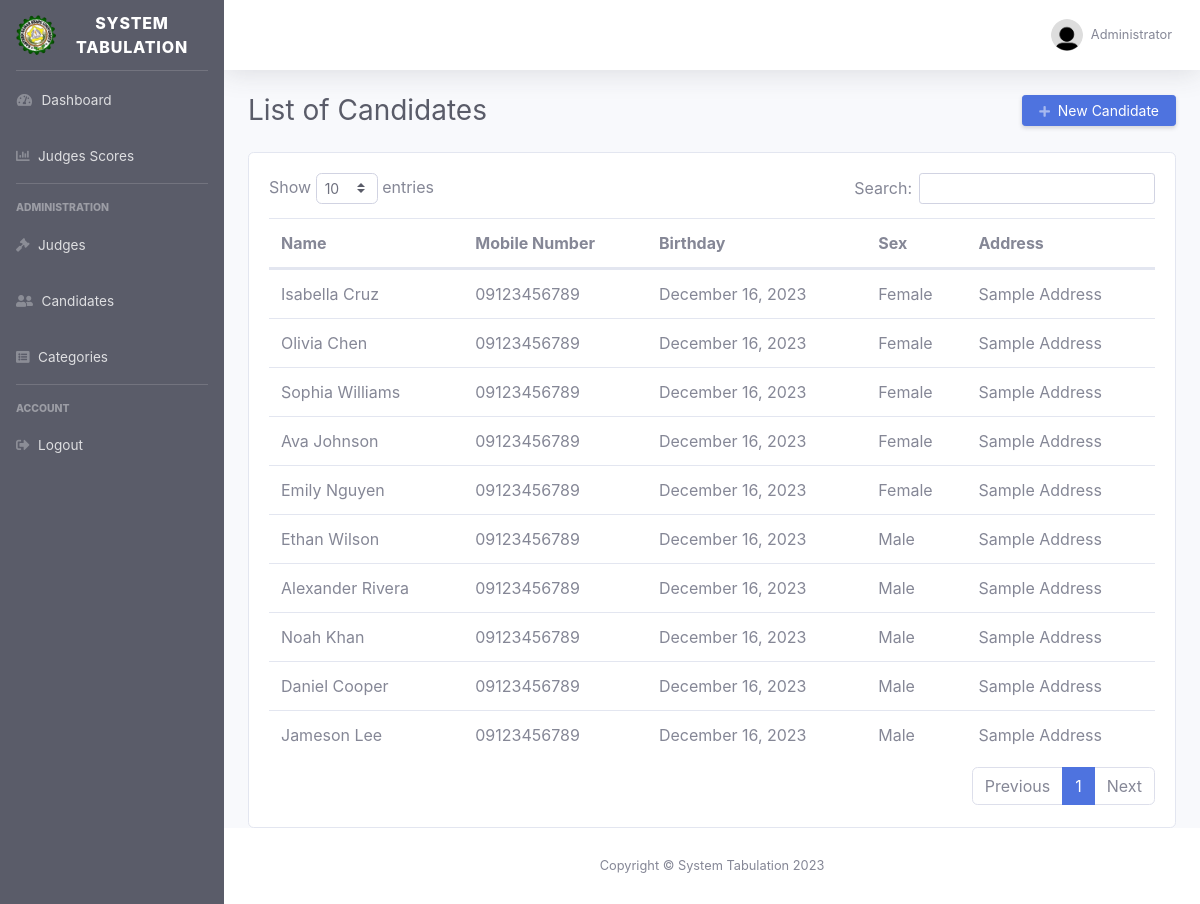
Page /candidates.php (signed in) on the committed database.
### tables this page shows
CREATE TABLE `tbl_info_users` (
  `id` int(11) NOT NULL,
  `name` varchar(30) NOT NULL,
  `username` varchar(30) NOT NULL,
  `password` varchar(100) NOT NULL,
  `user_type` varchar(10) NOT NULL
);

CREATE TABLE `tbl_info_candidates` (
  `id` int(11) NOT NULL,
  `name` varchar(30) NOT NULL,
  `mobile_number` varchar(11) NOT NULL,
  `birthday` varchar(10) NOT NULL,
  `sex` varchar(6) NOT NULL,
  `address` text NOT NULL
);

### model.php (called while the page is built, shortened)
<?php
class Model
{
    function __construct()
    {
        $servername = "localhost";
        $username = "root";
        $password = "";
        $database = "system_tabulation";
        $mysqli = new mysqli($servername, $username, $password, $database);
        $this->mysqli = $mysqli;
    }
    function mod_get_userdata($id)
    {
        $query = "SELECT * FROM `tbl_info_users` WHERE `id` = '" . $id . "'";
        $query_result = $this->mysqli->query($query);
        if ($query_result) {
            $results = array();
            while ($row = $query_result->fetch_assoc()) {
                $results[] = (object) $row;
            }
            return $results;
        } else {
            return null;
        }
    }
    function mod_get_candidate_data()
    {
        $query = "SELECT * FROM `tbl_info_candidates`";
        $query_result = $this->mysqli->query($query);
        if ($query_result) {
            $results = array();
            while ($row = $query_result->fetch_assoc()) {
                $results[] = (object) $row;
            }
            return $results;
        } else {
            return null;
        }
    }
}

### candidates.php (the view, shortened to what this page needs)
<?php include_once "header.php" ?>
<div class="container-fluid">
    <div class="d-sm-flex align-items-center justify-content-between mb-4">
        <h1 class="h3 mb-0 text-gray-800">List of Candidates</h1>
        <a href="#" class="d-none d-sm-inline-block btn btn-sm btn-primary shadow-sm px-3" data-toggle="modal" data-target="#new_candidate_modal">
            <i class="fas fa-plus fa-sm text-white-50 mr-1"></i>
            New Candidate
        </a>
    </div>
    <div class="row">
        <div class="col-lg-12">
            <div class="card">
                <div class="card-body">
                    <table class="table table-hover datatable">
                        <thead>
                            <tr>
                                <th>Name</th>
                                <th>Mobile Number</th>
                                <th>Birthday</th>
                                <th>Sex</th>
                                <th>Address</th>
                            </tr>
                        </thead>
                        <tbody>
                            <?php $candidates = $model->mod_get_candidate_data() ?>
                            <?php if ($candidates) : ?>
                                <?php foreach ($candidates as $candidate) : ?>
                                    <tr>
                                        <td><?= $candidate->name ?></td>
                                        <td><?= $candidate->mobile_number ?></td>
                                        <td><?= date("F j, Y", strtotime($candidate->birthday)) ?></td>
                                        <td><?= $candidate->sex ?></td>
                                        <td><?= $candidate->address ?></td>
                                    </tr>
                                <?php endforeach ?>
                            <?php endif ?>
                        </tbody>
                    </table>
                </div>
            </div>
        </div>
    </div>
</div>
<?php include_once "footer.php" ?>

### header.php (shortened to what this page needs)
<?php
require_once "model.php";
$model = new Model();
$userdata = $model->mod_get_userdata($_SESSION["id"]);
?>
<!DOCTYPE html>
<html lang="en">
<head>
    <link href="./dist/vendor/fontawesome-free/css/all.min.css" rel="stylesheet">
    <link href="./dist/css/sb-admin-2.min.css" rel="stylesheet">
    <link href="./dist/vendor/datatables/dataTables.bootstrap4.min.css" rel="stylesheet">
    <link href="./dist/css/style.css" rel="stylesheet">
</head>
<body id="page-top">
    <div id="wrapper">
        <ul class="navbar-nav bg-dark sidebar sidebar-dark accordion" id="accordionSidebar">
            <a class="sidebar-brand d-flex align-items-center justify-content-center" href="./">
                <div class="sidebar-brand-icon rotate-n-15">
                    <img src="./dist/img/logo-transparent.png" alt="logo" class="rounded-circle" style="width: 40px; height: 40px;">
                </div>
                <div class="sidebar-brand-text mx-3">System Tabulation</div>
            </a>
            <hr class="sidebar-divider my-0">
            <?php if ($_SESSION["user_type"] == "admin") : ?>
                <li class="nav-item <?= $_SESSION["current_tab"] == " - Dashboard" ? "active" : null ?>">
                    <a class="nav-link" href="javascript:void(0)" id="btn_dashboard">
                        <i class="fas fa-fw fa-tachometer-alt"></i>
                        <span>Dashboard</span>
                    </a>
                </li>
                <li class="nav-item <?= $_SESSION["current_tab"] == " - List of Judges Scores" ? "active" : null ?>">
                    <a class="nav-link" href="javascript:void(0)" id="btn_judges_scores">
                        <i class="fas fa-chart-bar"></i>
                        <span>Judges Scores</span>
                    </a>
                </li>
            <?php endif ?>
            <?php if ($_SESSION["user_type"] == "admin") : ?>
                <hr class="sidebar-divider">
                <div class="sidebar-heading">
                    Administration
                </div>
                <li class="nav-item <?= $_SESSION["current_tab"] == " - List of Judges" ? "active" : null ?>">
                    <a class="nav-link" href="javascript:void(0)" id="btn_manage_judges">
                        <i class="fas fa-gavel"></i>
                        <span>Judges</span>
                    </a>
                </li>
                <li class="nav-item <?= $_SESSION["current_tab"] == " - List of Candidates" ? "active" : null ?>">
                    <a class="nav-link" href="javascript:void(0)" id="btn_manage_candidates">
                        <i class="fas fa-user-friends"></i>
                        <span>Candidates</span>
                    </a>
                </li>
                <li class="nav-item <?= $_SESSION["current_tab"] == " - List of Categories" ? "active" : null ?>">
                    <a class="nav-link" href="javascript:void(0)" id="btn_manage_categories">
                        <i class="fas fa-list-alt"></i>
                        <span>Categories</span>
                    </a>
                </li>
            <?php endif ?>
            <hr class="sidebar-divider">
            <div class="sidebar-heading">
                Account
            </div>
            <li class="nav-item">
                <a class="nav-link btn_logout" href="javascript:void(0)">
                    <i class="fas fa-sign-out-alt"></i>
                    <span>Logout</span>
                </a>
            </li>
        </ul>
        <div id="content-wrapper" class="d-flex flex-column">
            <div id="content">
                <nav class="navbar navbar-expand navbar-light bg-white topbar mb-4 static-top shadow">
                    <ul class="navbar-nav ml-auto">
                        <li class="nav-item dropdown no-arrow">
                            <a class="nav-link dropdown-toggle" href="#" id="userDropdown" role="button" data-toggle="dropdown" aria-haspopup="true" aria-expanded="false">
                                <img class="img-profile rounded-circle mr-2" src="./dist/img/default_user.png">
                                <span class="d-none d-lg-inline text-gray-600 small"><?= $userdata[0]->name ?></span>
                            </a>
                        </li>
                    </ul>
                </nav>

### rows in the picture
tbl_info_users: name "Administrator"
tbl_info_candidates: name "Isabella Cruz", mobile_number "09123456789", birthday "December 16, 2023", sex "Female", address "Sample Address"
tbl_info_candidates: name "Olivia Chen", mobile_number "09123456789", birthday "December 16, 2023", sex "Female", address "Sample Address"
tbl_info_candidates: name "Sophia Williams", mobile_number "09123456789", birthday "December 16, 2023", sex "Female", address "Sample Address"
tbl_info_candidates: name "Ava Johnson", mobile_number "09123456789", birthday "December 16, 2023", sex "Female", address "Sample Address"
tbl_info_candidates: name "Emily Nguyen", mobile_number "09123456789", birthday "December 16, 2023", sex "Female", address "Sample Address"
tbl_info_candidates: name "Ethan Wilson", mobile_number "09123456789", birthday "December 16, 2023", sex "Male", address "Sample Address"
tbl_info_candidates: name "Alexander Rivera", mobile_number "09123456789", birthday "December 16, 2023", sex "Male", address "Sample Address"
tbl_info_candidates: name "Noah Khan", mobile_number "09123456789", birthday "December 16, 2023", sex "Male", address "Sample Address"
tbl_info_candidates: name "Daniel Cooper", mobile_number "09123456789", birthday "December 16, 2023", sex "Male", address "Sample Address"
tbl_info_candidates: name "Jameson Lee", mobile_number "09123456789", birthday "December 16, 2023", sex "Male", address "Sample Address"
